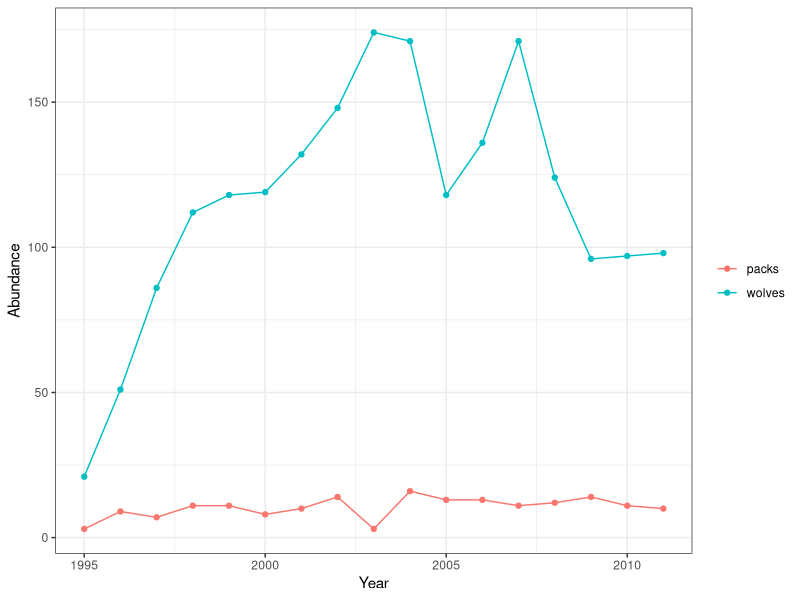
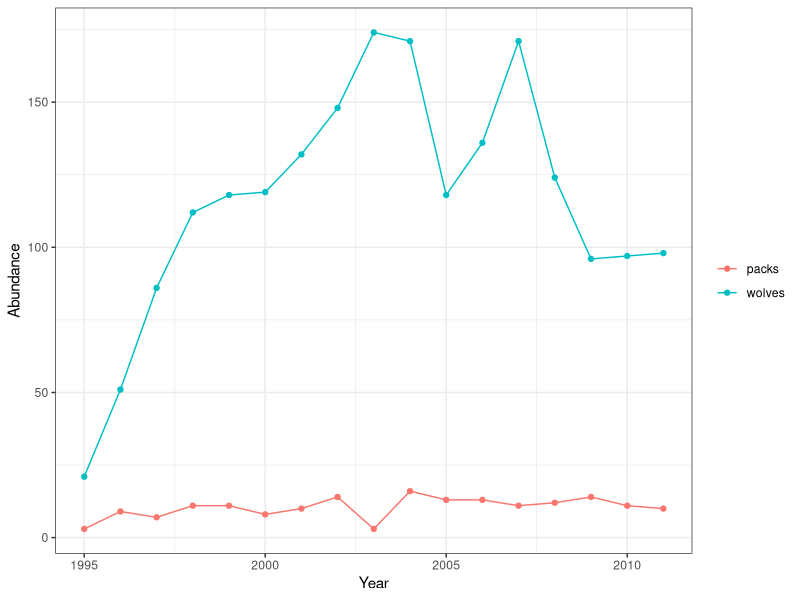
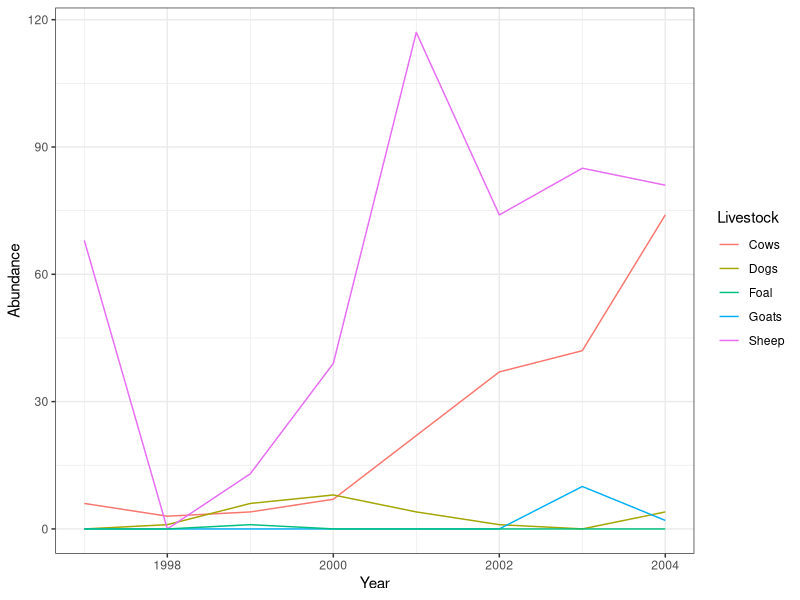

Recreate these plots in R, in order.
setwd("C:/Users/xie_c/Desktop")

# libraries -------------------------------------------------------------------
library(tibble)
library(ggplot2)
library(svglite)

# plot: wolve packs -----------------------------------------------------------
num_wolves_packs <- tribble(
  ~year, ~num_wolves, ~num_packs,
  1995, 21, 3,
  1996, 51, 9,
  1997, 86, 7,
  1998, 112, 11, 
  1999, 118, 11, 
  2000, 119, 8, 
  2001, 132, 10, 
  2002, 148, 14,
  2003, 174, 3,
  2004, 171, 16, 
  2005, 118, 13, 
  2006, 136, 13,
  2007, 171, 11, 
  2008, 124, 12,
  2009, 96, 14,
  2010, 97, 11,
  2011, 98, 10,
)

plot_counts <- ggplot(data = num_wolves_packs) +
  geom_point(aes(x = year, y = num_wolves, col = "red")) +
  geom_line(aes(x = year, y = num_wolves, col = "red")) +
  geom_point(aes(x = year, y = num_packs, col = "blue")) + 
  geom_line(aes(x = year, y = num_packs, col = "blue")) +
  labs(x = "Year",
       y = "Abundance") +
  scale_color_discrete(
    name = NULL,
    labels = c("packs", "wolves")
  ) + 
  theme_bw()

ggsave(
  plot = plot_counts, 
  file = "plot_counts.png",
  device = "png",
  width = 10, 
  height = 10
)

ggsave(
  plot = plot_counts, 
  file = "plot_counts.svg",
  device = "svg",
  width = 10, 
  height = 10
)

# plot: livestock -------------------------------------------------------------

livestock <- tribble(
~Year, ~Cows, ~Dogs, ~Goats, ~Sheep, ~Foal,
1997, 6, 0, 0, 68, 0,
1998, 3, 1, 0, 0, 0,
1999, 4, 6, 0, 13, 1,
2000, 7, 8, 0, 39, 0,
2001, 22, 4, 0, 117, 0,
2002, 37, 1, 0, 74, 0,
2003, 42, 0, 10, 85, 0,
2004, 74, 4, 2, 81, 0,
)
 '' 
plot_livestock <- ggplot(data = livestock) +
  geom_line(aes(x = Year, y = Cows, col = "Cows")) +
  geom_line(aes(x = Year, y = Dogs, col = "Dogs")) +
  geom_line(aes(x = Year, y = Goats, col = "Goats")) +
  geom_line(aes(x = Year, y = Sheep, col = "Sheep")) +
  geom_line(aes(x = Year, y = Foal, col = "Foal")) +
  scale_color_discrete(name = "Livestock") + 
  labs(x = "Year", 
       y = "Abundance") +
  theme_bw() 

ggsave(
  plot = plot_livestock, 
  file = "plot_livestock.svg",
  device = "svg",
  width = 10, 
  height = 10
)
